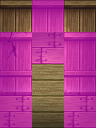

A 2D game scene composited from a Tiled map and its tileset images. What follows is a short description and the map's XML, with each tile layer's data collapsed to a summary:
An orthogonal 3x4 tile map with 32x32 px tiles, 5 tile layers (Ground, Objects, Above, Top, ...), 61 tilesets and 4 objects (2x spawn, mapchange, script).

<map version="1.10" tiledversion="1.11.2" orientation="orthogonal" renderorder="right-down" width="3" height="4" tilewidth="32" tileheight="32" infinite="0" nextlayerid="10" nextobjectid="5">
 <tileset firstgid="1" name="map_bed_1" tilewidth="32" tileheight="32" tilecount="160" columns="16">
  <image source="../drawable/map_bed_1.png" width="512" height="320" />
 </tileset>
 <tileset firstgid="161" name="map_border_1" tilewidth="32" tileheight="32" tilecount="128" columns="16">
  <image source="../drawable/map_border_1.png" width="512" height="256" />
 </tileset>
 <tileset firstgid="289" name="map_bridge_1" tilewidth="32" tileheight="32" tilecount="128" columns="16">
  <image source="../drawable/map_bridge_1.png" width="512" height="256" />
 </tileset>
 <tileset firstgid="417" name="map_bridge_2" tilewidth="32" tileheight="32" tilecount="128" columns="16">
  <image source="../drawable/map_bridge_2.png" width="512" height="256" />
 </tileset>
 <tileset firstgid="545" name="map_broken_1" tilewidth="32" tileheight="32" tilecount="128" columns="16">
  <image source="../drawable/map_broken_1.png" width="512" height="256" />
 </tileset>
 <tileset firstgid="673" name="map_cavewall_1" tilewidth="32" tileheight="32" tilecount="108" columns="18">
  <image source="../drawable/map_cavewall_1.png" width="576" height="192" />
 </tileset>
 <tileset firstgid="781" name="map_cavewall_2" tilewidth="32" tileheight="32" tilecount="108" columns="18">
  <image source="../drawable/map_cavewall_2.png" width="576" height="192" />
 </tileset>
 <tileset firstgid="889" name="map_cavewall_3" tilewidth="32" tileheight="32" tilecount="108" columns="18">
  <image source="../drawable/map_cavewall_3.png" width="576" height="192" />
 </tileset>
 <tileset firstgid="997" name="map_cavewall_4" tilewidth="32" tileheight="32" tilecount="108" columns="18">
  <image source="../drawable/map_cavewall_4.png" width="576" height="192" />
 </tileset>
 <tileset firstgid="1105" name="map_chair_table_1" tilewidth="32" tileheight="32" tilecount="128" columns="16">
  <image source="../drawable/map_chair_table_1.png" width="512" height="256" />
 </tileset>
 <tileset firstgid="1233" name="map_chair_table_2" tilewidth="32" tileheight="32" tilecount="128" columns="16">
  <image source="../drawable/map_chair_table_2.png" width="512" height="256" />
 </tileset>
 <tileset firstgid="1361" name="map_crate_1" tilewidth="32" tileheight="32" tilecount="128" columns="16">
  <image source="../drawable/map_crate_1.png" width="512" height="256" />
 </tileset>
 <tileset firstgid="1489" name="map_cupboard_1" tilewidth="32" tileheight="32" tilecount="128" columns="16">
  <image source="../drawable/map_cupboard_1.png" width="512" height="256" />
 </tileset>
 <tileset firstgid="1617" name="map_curtain_1" tilewidth="32" tileheight="32" tilecount="128" columns="16">
  <image source="../drawable/map_curtain_1.png" width="512" height="256" />
 </tileset>
 <tileset firstgid="1745" name="map_entrance_1" tilewidth="32" tileheight="32" tilecount="128" columns="16">
  <image source="../drawable/map_entrance_1.png" width="512" height="256" />
 </tileset>
 <tileset firstgid="1873" name="map_entrance_2" tilewidth="32" tileheight="32" tilecount="128" columns="16">
  <image source="../drawable/map_entrance_2.png" width="512" height="256" />
 </tileset>
 <tileset firstgid="2001" name="map_fence_1" tilewidth="32" tileheight="32" tilecount="128" columns="16">
  <image source="../drawable/map_fence_1.png" width="512" height="256" />
 </tileset>
 <tileset firstgid="2129" name="map_fence_2" tilewidth="32" tileheight="32" tilecount="128" columns="16">
  <image source="../drawable/map_fence_2.png" width="512" height="256" />
 </tileset>
 <tileset firstgid="2257" name="map_fence_3" tilewidth="32" tileheight="32" tilecount="128" columns="16">
  <image source="../drawable/map_fence_3.png" width="512" height="256" />
 </tileset>
 <tileset firstgid="2385" name="map_fence_4" tilewidth="32" tileheight="32" tilecount="128" columns="16">
  <image source="../drawable/map_fence_4.png" width="512" height="256" />
 </tileset>
 <tileset firstgid="2513" name="map_ground_1" tilewidth="32" tileheight="32" tilecount="128" columns="16">
  <image source="../drawable/map_ground_1.png" width="512" height="256" />
 </tileset>
 <tileset firstgid="2641" name="map_ground_2" tilewidth="32" tileheight="32" tilecount="128" columns="16">
  <image source="../drawable/map_ground_2.png" width="512" height="256" />
 </tileset>
 <tileset firstgid="2769" name="map_ground_3" tilewidth="32" tileheight="32" tilecount="128" columns="16">
  <image source="../drawable/map_ground_3.png" width="512" height="256" />
 </tileset>
 <tileset firstgid="2897" name="map_ground_4" tilewidth="32" tileheight="32" tilecount="128" columns="16">
  <image source="../drawable/map_ground_4.png" width="512" height="256" />
 </tileset>
 <tileset firstgid="3025" name="map_ground_5" tilewidth="32" tileheight="32" tilecount="128" columns="16">
  <image source="../drawable/map_ground_5.png" width="512" height="256" />
 </tileset>
 <tileset firstgid="3153" name="map_ground_6" tilewidth="32" tileheight="32" tilecount="128" columns="16">
  <image source="../drawable/map_ground_6.png" width="512" height="256" />
 </tileset>
 <tileset firstgid="3281" name="map_ground_7" tilewidth="32" tileheight="32" tilecount="128" columns="16">
  <image source="../drawable/map_ground_7.png" width="512" height="256" />
 </tileset>
 <tileset firstgid="3409" name="map_ground_8" tilewidth="32" tileheight="32" tilecount="128" columns="16">
  <image source="../drawable/map_ground_8.png" width="512" height="256" />
 </tileset>
 <tileset firstgid="3537" name="map_house_1" tilewidth="32" tileheight="32" tilecount="128" columns="16">
  <image source="../drawable/map_house_1.png" width="512" height="256" />
 </tileset>
 <tileset firstgid="3665" name="map_house_2" tilewidth="32" tileheight="32" tilecount="128" columns="16">
  <image source="../drawable/map_house_2.png" width="512" height="256" />
 </tileset>
 <tileset firstgid="3793" name="map_indoor_1" tilewidth="32" tileheight="32" tilecount="128" columns="16">
  <image source="../drawable/map_indoor_1.png" width="512" height="256" />
 </tileset>
 <tileset firstgid="3921" name="map_indoor_2" tilewidth="32" tileheight="32" tilecount="128" columns="16">
  <image source="../drawable/map_indoor_2.png" width="512" height="256" />
 </tileset>
 <tileset firstgid="4049" name="map_kitchen_1" tilewidth="32" tileheight="32" tilecount="128" columns="16">
  <image source="../drawable/map_kitchen_1.png" width="512" height="256" />
 </tileset>
 <tileset firstgid="4177" name="map_outdoor_1" tilewidth="32" tileheight="32" tilecount="128" columns="16">
  <image source="../drawable/map_outdoor_1.png" width="512" height="256" />
 </tileset>
 <tileset firstgid="4305" name="map_pillar_1" tilewidth="32" tileheight="32" tilecount="128" columns="16">
  <image source="../drawable/map_pillar_1.png" width="512" height="256" />
 </tileset>
 <tileset firstgid="4433" name="map_pillar_2" tilewidth="32" tileheight="32" tilecount="128" columns="16">
  <image source="../drawable/map_pillar_2.png" width="512" height="256" />
 </tileset>
 <tileset firstgid="4561" name="map_plant_1" tilewidth="32" tileheight="32" tilecount="128" columns="16">
  <image source="../drawable/map_plant_1.png" width="512" height="256" />
 </tileset>
 <tileset firstgid="4689" name="map_plant_2" tilewidth="32" tileheight="32" tilecount="128" columns="16">
  <image source="../drawable/map_plant_2.png" width="512" height="256" />
 </tileset>
 <tileset firstgid="4817" name="map_rock_1" tilewidth="32" tileheight="32" tilecount="128" columns="16">
  <image source="../drawable/map_rock_1.png" width="512" height="256" />
 </tileset>
 <tileset firstgid="4945" name="map_rock_2" tilewidth="32" tileheight="32" tilecount="128" columns="16">
  <image source="../drawable/map_rock_2.png" width="512" height="256" />
 </tileset>
 <tileset firstgid="5073" name="map_roof_1" tilewidth="32" tileheight="32" tilecount="128" columns="16">
  <image source="../drawable/map_roof_1.png" width="512" height="256" />
 </tileset>
 <tileset firstgid="5201" name="map_roof_2" tilewidth="32" tileheight="32" tilecount="128" columns="16">
  <image source="../drawable/map_roof_2.png" width="512" height="256" />
 </tileset>
 <tileset firstgid="5329" name="map_roof_3" tilewidth="32" tileheight="32" tilecount="128" columns="16">
  <image source="../drawable/map_roof_3.png" width="512" height="256" />
 </tileset>
 <tileset firstgid="5457" name="map_shop_1" tilewidth="32" tileheight="32" tilecount="128" columns="16">
  <image source="../drawable/map_shop_1.png" width="512" height="256" />
 </tileset>
 <tileset firstgid="5585" name="map_sign_ladder_1" tilewidth="32" tileheight="32" tilecount="128" columns="16">
  <image source="../drawable/map_sign_ladder_1.png" width="512" height="256" />
 </tileset>
 <tileset firstgid="5713" name="map_table_1" tilewidth="32" tileheight="32" tilecount="128" columns="16">
  <image source="../drawable/map_table_1.png" width="512" height="256" />
 </tileset>
 <tileset firstgid="5841" name="map_trail_1" tilewidth="32" tileheight="32" tilecount="128" columns="16">
  <image source="../drawable/map_trail_1.png" width="512" height="256" />
 </tileset>
 <tileset firstgid="5969" name="map_transition_1" tilewidth="32" tileheight="32" tilecount="128" columns="16">
  <image source="../drawable/map_transition_1.png" width="512" height="256" />
 </tileset>
 <tileset firstgid="6097" name="map_transition_2" tilewidth="32" tileheight="32" tilecount="128" columns="16">
  <image source="../drawable/map_transition_2.png" width="512" height="256" />
 </tileset>
 <tileset firstgid="6225" name="map_transition_3" tilewidth="32" tileheight="32" tilecount="128" columns="16">
  <image source="../drawable/map_transition_3.png" width="512" height="256" />
 </tileset>
 <tileset firstgid="6353" name="map_transition_4" tilewidth="32" tileheight="32" tilecount="128" columns="16">
  <image source="../drawable/map_transition_4.png" width="512" height="256" />
 </tileset>
 <tileset firstgid="6481" name="map_transition_5" tilewidth="32" tileheight="32" tilecount="128" columns="16">
  <image source="../drawable/map_transition_5.png" width="512" height="256" />
 </tileset>
 <tileset firstgid="6609" name="map_tree_1" tilewidth="32" tileheight="32" tilecount="128" columns="16">
  <image source="../drawable/map_tree_1.png" width="512" height="256" />
 </tileset>
 <tileset firstgid="6737" name="map_tree_2" tilewidth="32" tileheight="32" tilecount="128" columns="16">
  <image source="../drawable/map_tree_2.png" width="512" height="256" />
 </tileset>
 <tileset firstgid="6865" name="map_wall_1" tilewidth="32" tileheight="32" tilecount="128" columns="16">
  <image source="../drawable/map_wall_1.png" width="512" height="256" />
 </tileset>
 <tileset firstgid="6993" name="map_wall_2" tilewidth="32" tileheight="32" tilecount="120" columns="15">
  <image source="../drawable/map_wall_2.png" width="480" height="256" />
 </tileset>
 <tileset firstgid="7113" name="map_wall_3" tilewidth="32" tileheight="32" tilecount="120" columns="15">
  <image source="../drawable/map_wall_3.png" width="480" height="256" />
 </tileset>
 <tileset firstgid="7233" name="map_wall_4" tilewidth="32" tileheight="32" tilecount="120" columns="15">
  <image source="../drawable/map_wall_4.png" width="480" height="256" />
 </tileset>
 <tileset firstgid="7353" name="map_window_1" tilewidth="32" tileheight="32" tilecount="128" columns="16">
  <image source="../drawable/map_window_1.png" width="512" height="256" />
 </tileset>
 <tileset firstgid="7481" name="map_window_2" tilewidth="32" tileheight="32" tilecount="128" columns="16">
  <image source="../drawable/map_window_2.png" width="512" height="256" />
 </tileset>
 <tileset firstgid="7609" name="map_brightport" tilewidth="32" tileheight="32" tilecount="112" columns="16">
  <image source="../drawable/map_brightport.png" width="512" height="224" />
 </tileset>
 <layer id="1" name="Ground" width="3" height="4">
  <data>[12 cells, 12 non-empty, 4 distinct tile ids]</data>
 </layer>
 <layer id="2" name="Objects" width="3" height="4">
  <data>[12 cells, 1 non-empty, 1 distinct tile ids]</data>
 </layer>
 <layer id="3" name="Above" width="3" height="4">
  <data>[12 cells, 6 non-empty, 5 distinct tile ids]</data>
 </layer>
 <layer id="4" name="Top" width="3" height="4">
  <data>[12 cells, 8 non-empty, 6 distinct tile ids]</data>
 </layer>
 <layer id="5" name="Walkable" width="3" height="4">
  <data>[12 cells, 8 non-empty, 1 distinct tile ids]</data>
 </layer>
 <objectgroup id="6" name="Mapevents">
  <object id="1" name="crate1" type="mapchange" x="32" y="64" width="32" height="32" />
  <object id="2" name="brightport_crate_failure_script" type="script" x="32" y="64" width="32" height="64">
   <properties>
    <property name="when" value="always" />
   </properties>
  </object>
 </objectgroup>
 <objectgroup id="7" name="Spawn">
  <object id="3" name="brightportguardcrate2" type="spawn" x="64" y="0" width="32" height="32">
   <properties>
    <property name="spawngroup" value="brightportguardcrate2" />
   </properties>
  </object>
  <object id="4" name="brightportguardcrate1" type="spawn" x="0" y="0" width="32" height="32">
   <properties>
    <property name="spawngroup" value="brightportguardcrate1" />
   </properties>
  </object>
 </objectgroup>
 <objectgroup id="8" name="Keys" />
 <objectgroup id="9" name="Replace" />
</map>
